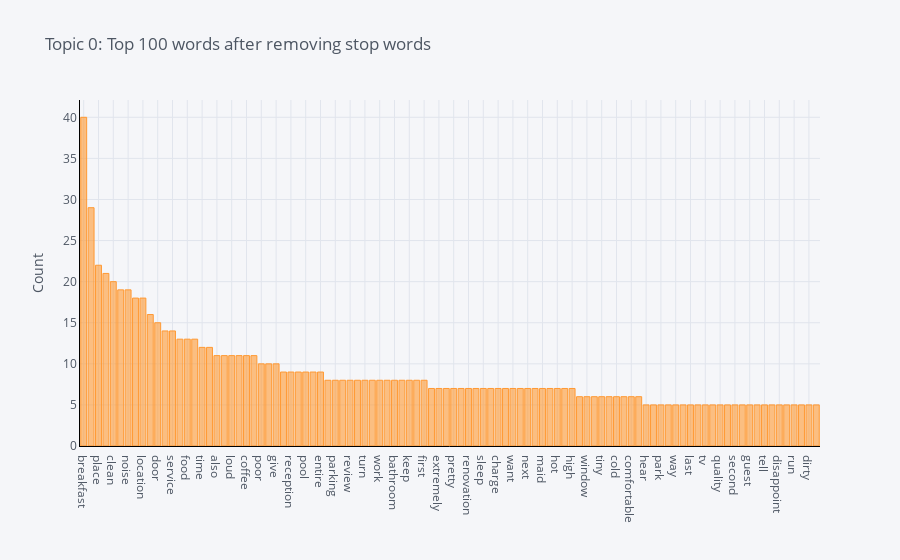

Notebook source saved alongside this figure:
### Markdown cell above
<a id = "1.0"></a>
<p style="font-size:20px;color:#34656d;font-family:'Comic Sans MS';text-align:left;border-radius:5px;">
<strong>Visualización</strong></p>

### Code cell
plot_model(model=lda, plot='frequency')

### Figure 1 — Plotly figure (JSON) as saved in the notebook; plotly's stock layout.template omitted (floating-point values rounded to 4 significant figures)
{"data": [{"marker": {"color": "rgba(255, 153, 51, 0.6)", "line": {"color": "rgba(255, 153, 51, 1.0)", "width": 1}}, "name": "count", "orientation": "v", "text": "", "type": "bar", "x": ["breakfast", "night", "place", "bed", "clean", "need", "noise", "small", "location", "free", "door", "check", "service", "use", "food", "well", "time", "old", "also", "price", "loud", "close", "coffee", "day", "poor", "much", "give", "think", "reception", "suite", "pool", "even", "entire", "people", "parking", "pillow", "review", "nice", "turn", "pay", "work", "front_desk", "bathroom", "get", "keep", "cheap", "first", "restaurant", "extremely", "enough", "pretty", "leave", "renovation", "seem", "sleep", "tired", "charge", "uncomfortable", "want", "choose", "next", "fruit", "maid", "morning", "hot", "area", "high", "serve", "window", "try", "tiny", "never", "cold", "street", "comfortable", "open", "hear", "real", "park", "available", "way", "look", "last", "twice", "tv", "eat", "quality", "really", "second", "disappointed", "guest", "thing", "tell", "hard", "disappoint", "excellent", "run", "side", "dirty", "light"], "y": [40, 29, 22, 21, 20, 19, 19, 18, 18, 16, 15, 14, 14, 13, 13, 13, 12, 12, 11, 11, 11, 11, 11, 11, 10, 10, 10, 9, 9, 9, 9, 9, 9, 8, 8, 8, 8, 8, 8, 8, 8, 8, 8, 8, 8, 8, 8, 7, 7, 7, 7, 7, 7, 7, 7, 7, 7, 7, 7, 7, 7, 7, 7, 7, 7, 7, 7, 6, 6, 6, 6, 6, 6, 6, 6, 6, 5, 5, 5, 5, 5, 5, 5, 5, 5, 5, 5, 5, 5, 5, 5, 5, 5, 5, 5, 5, 5, 5, 5, 5]}], "layout": {"legend": {"bgcolor": "#F5F6F9", "font": {"color": "#4D5663"}}, "paper_bgcolor": "#F5F6F9", "plot_bgcolor": "#F5F6F9", "title": {"font": {"color": "#4D5663"}, "text": "Topic 0: Top 100 words after removing stop words"}, "xaxis": {"gridcolor": "#E1E5ED", "linecolor": "black", "showgrid": true, "tickfont": {"color": "#4D5663"}, "title": {"font": {"color": "#4D5663"}, "text": ""}, "zerolinecolor": "#E1E5ED"}, "yaxis": {"gridcolor": "#E1E5ED", "linecolor": "black", "showgrid": true, "tickfont": {"color": "#4D5663"}, "title": {"font": {"color": "#4D5663"}, "text": "Count"}, "zerolinecolor": "#E1E5ED"}}}
